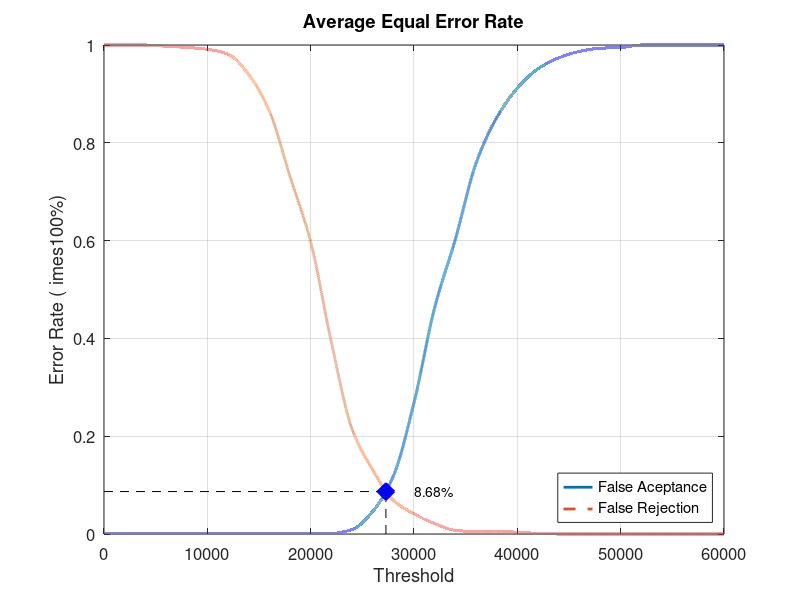
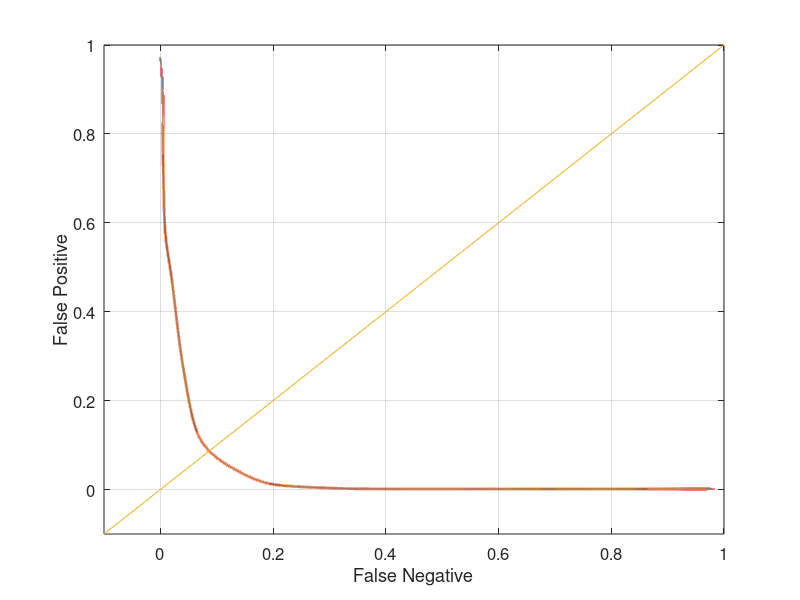

These figures' MATLAB source, in order:
close all;
clear;
clc;
x = 0:2000:60000;
xq = 0:0.5:60000;

y0 = [0 0.00131579 0.00131579 0.00131579 0.00131579 0.00131579 0.00131579 0.00131579 0.00131579 0.00131579 0.00131579 0.00131579 0.00921053 0.0460526 0.118421 0.268421 0.463158 0.602632 0.757895 0.851316 0.911842 0.951316 0.973684 0.986842 0.993421 0.994737 1 1 1 1 1]
yy0 = interp1(x, y0, xq, 'pchip');
y1 = [1 1 1 0.9975 0.995 0.99125 0.98125 0.94 0.865 0.73125 0.5975 0.3925 0.215 0.13125 0.06875 0.04125 0.02125 0.0075 0.005 0.005 0.00375 0.00125 0 0 0 0 0 0 0 0 0]
yy1 = interp1(x, y1, xq, 'pchip');

% Calculating EER: 
y2 = abs(y0 - y1);
find(y2 == min(y2))
yy2 = abs(yy0 - yy1);
xEER = find(yy2 == min(yy2));
xEERIndex = xq(xEER) % X-axis EER
yEER = yy0(xEER) % Y-axis EER

main = figure
plot(xq, yy0,'-','LineWidth', 2);	hold on
plot(xq, yy1,'--','LineWidth', 2);	hold on
plot([xEERIndex xEERIndex], [0 yEER], 'k--');	hold on
plot([0 xEERIndex], [yEER yEER], 'k--');	hold on
plot(xEERIndex, yEER, 'bx', 'LineWidth', 10);	hold on
text(xEERIndex + 10 * xEERIndex / 100, yEER, [num2str(round((10000 * yEER)) / 100) '%'])
legend('False Aceptance', 'False Rejection', 'Location', 'SouthEast')
xlabel('Threshold')
ylabel('Error Rate (	imes100%)')
title('Average Equal Error Rate')
set(gca, 'FontSize', 12)
axis([0 60000 0 1])
grid on

print(main, 'Experiment5AverageMain', '-dpng');
FNRxFPR = figure('Color', [1 1 1]);
plot(yy1, yy0, '-', yy1, yy0, 'LineWidth', 2);
hold on
y = -0.1:0.1:1
plot(y, y); 
set(gca, 'FontSize', 12)
xlabel('False Negative')
ylabel('False Positive')
axis([-0.1 1 -0.1 1])
set(gca, 'FontSize', 12)
grid on

print(FNRxFPR, 'Experiment5AverageFNRxFPR','-dpng');
